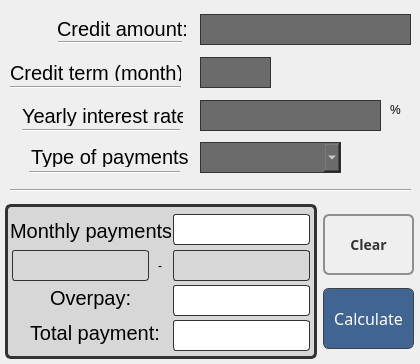
<?xml version="1.0" encoding="UTF-8"?>
<ui version="4.0">
 <class>Credit</class>
 <widget class="QWidget" name="Credit">
  <property name="geometry">
   <rect>
    <x>0</x>
    <y>0</y>
    <width>420</width>
    <height>364</height>
   </rect>
  </property>
  <property name="windowTitle">
   <string>Credit Calc</string>
  </property>
  <widget class="QLineEdit" name="creditAmount">
   <property name="geometry">
    <rect>
     <x>200</x>
     <y>14</y>
     <width>211</width>
     <height>31</height>
    </rect>
   </property>
   <property name="styleSheet">
    <string notr="true">    color: white; /* Цвет текста */
    background-color: #6b6b6b; /* Фоновый цвет */
    font-size: 20pt; /* Размер шрифта */
    padding: 6px; /* Внутренние отступы */
    border: 1px solid #333; /* Граница вокруг QLabel */</string>
   </property>
  </widget>
  <widget class="QLabel" name="creditAmountText">
   <property name="geometry">
    <rect>
     <x>57</x>
     <y>21</y>
     <width>131</width>
     <height>16</height>
    </rect>
   </property>
   <property name="styleSheet">
    <string notr="true">font-size: 20px; /* Размер шрифта */</string>
   </property>
   <property name="text">
    <string>Credit amount:</string>
   </property>
  </widget>
  <widget class="QLabel" name="creditTermText">
   <property name="geometry">
    <rect>
     <x>10</x>
     <y>65</y>
     <width>171</width>
     <height>16</height>
    </rect>
   </property>
   <property name="styleSheet">
    <string notr="true">font-size: 20px; /* Размер шрифта */</string>
   </property>
   <property name="text">
    <string>Credit term (month):</string>
   </property>
  </widget>
  <widget class="QLabel" name="interestRateText">
   <property name="geometry">
    <rect>
     <x>22</x>
     <y>105</y>
     <width>161</width>
     <height>21</height>
    </rect>
   </property>
   <property name="styleSheet">
    <string notr="true">font-size: 20px; /* Размер шрифта */</string>
   </property>
   <property name="text">
    <string>Yearly interest rate:</string>
   </property>
  </widget>
  <widget class="QLabel" name="paymentTypeText">
   <property name="geometry">
    <rect>
     <x>31</x>
     <y>146</y>
     <width>161</width>
     <height>21</height>
    </rect>
   </property>
   <property name="styleSheet">
    <string notr="true">font-size: 20px; /* Размер шрифта */</string>
   </property>
   <property name="text">
    <string>Type of payments</string>
   </property>
  </widget>
  <widget class="QLineEdit" name="creditTerm">
   <property name="geometry">
    <rect>
     <x>200</x>
     <y>57</y>
     <width>71</width>
     <height>31</height>
    </rect>
   </property>
   <property name="styleSheet">
    <string notr="true">    color: white; /* Цвет текста */
    background-color: #6b6b6b; /* Фоновый цвет */
    font-size: 20pt; /* Размер шрифта */
    padding: 6px; /* Внутренние отступы */
    border: 1px solid #333; </string>
   </property>
  </widget>
  <widget class="QLineEdit" name="interestRate">
   <property name="geometry">
    <rect>
     <x>200</x>
     <y>100</y>
     <width>181</width>
     <height>31</height>
    </rect>
   </property>
   <property name="styleSheet">
    <string notr="true">    color: white; /* Цвет текста */
    background-color: #6b6b6b; /* Фоновый цвет */
    font-size: 20pt; /* Размер шрифта */
    padding: 6px; /* Внутренние отступы */
    border: 1px solid #333; </string>
   </property>
  </widget>
  <widget class="QLabel" name="percentText">
   <property name="geometry">
    <rect>
     <x>390</x>
     <y>100</y>
     <width>16</width>
     <height>20</height>
    </rect>
   </property>
   <property name="text">
    <string>%</string>
   </property>
  </widget>
  <widget class="QComboBox" name="paymentType">
   <property name="geometry">
    <rect>
     <x>200</x>
     <y>142</y>
     <width>141</width>
     <height>31</height>
    </rect>
   </property>
   <property name="styleSheet">
    <string notr="true">    color: white; /* Цвет текста */
    background-color: #6b6b6b; /* Фоновый цвет */
    font-size: 15pt; /* Размер шрифта */
    padding: 4px; /* Внутренние отступы */
    border: 1px solid #333; </string>
   </property>
  </widget>
  <widget class="Line" name="line">
   <property name="geometry">
    <rect>
     <x>10</x>
     <y>180</y>
     <width>401</width>
     <height>21</height>
    </rect>
   </property>
   <property name="orientation">
    <enum>Qt::Horizontal</enum>
   </property>
  </widget>
  <widget class="QLabel" name="monthlyPaymentsText">
   <property name="geometry">
    <rect>
     <x>10</x>
     <y>215</y>
     <width>161</width>
     <height>31</height>
    </rect>
   </property>
   <property name="styleSheet">
    <string notr="true">font-size: 20px; /* Размер шрифта */</string>
   </property>
   <property name="text">
    <string>Monthly payments:</string>
   </property>
  </widget>
  <widget class="QLabel" name="overpayText">
   <property name="geometry">
    <rect>
     <x>50</x>
     <y>282</y>
     <width>121</width>
     <height>31</height>
    </rect>
   </property>
   <property name="styleSheet">
    <string notr="true">font-size: 20px; /* Размер шрифта */</string>
   </property>
   <property name="text">
    <string>Overpay:</string>
   </property>
  </widget>
  <widget class="QLabel" name="totalPaymentText">
   <property name="geometry">
    <rect>
     <x>30</x>
     <y>317</y>
     <width>141</width>
     <height>31</height>
    </rect>
   </property>
   <property name="styleSheet">
    <string notr="true">font-size: 20px; /* Размер шрифта */</string>
   </property>
   <property name="text">
    <string>Total payment:</string>
   </property>
  </widget>
  <widget class="QPushButton" name="pushButton_clear">
   <property name="geometry">
    <rect>
     <x>323</x>
     <y>214</y>
     <width>91</width>
     <height>61</height>
    </rect>
   </property>
   <property name="font">
    <font>
     <family>Osaka</family>
     <pointsize>-1</pointsize>
     <italic>false</italic>
     <bold>true</bold>
    </font>
   </property>
   <property name="styleSheet">
    <string notr="true">QPushButton {
    /* Основные настройки */
    border: 2px solid #8f8f91;
    border-radius: 6px;
    background-color: qlineargradient(x1:0, y1:0, x2:0, y2:1,
                                      stop:0 #f6f7fa, stop:1 #dadbde);
    min-width: 20px;
    min-height: 10px;

    /* Текст и шрифт */
    color: #333;
    font: bold 14px;
    padding: 6px;
}

QPushButton:hover {
    /* Изменения при наведении курсора */
    border: 2px solid #FF7832;
    background-color: qlineargradient(x1:0, y1:0, x2:0, y2:1,
                                      stop:0 #dadbde, stop:1 #FF9739);
}

QPushButton:pressed, QPushButton:checked {
    /* Изменения при нажатии */
    background-color: qlineargradient(x1:0, y1:0, x2:0, y2:1,
                                      stop:0 #FF7832, stop:1 #FF9739);
    color: white;
}

</string>
   </property>
   <property name="text">
    <string>Clear</string>
   </property>
  </widget>
  <widget class="QPushButton" name="pushButton_calculate">
   <property name="geometry">
    <rect>
     <x>323</x>
     <y>288</y>
     <width>91</width>
     <height>61</height>
    </rect>
   </property>
   <property name="font">
    <font>
     <family>Osaka</family>
     <pointsize>-1</pointsize>
     <italic>false</italic>
    </font>
   </property>
   <property name="styleSheet">
    <string notr="true">QPushButton {
    background-color: #406592; 
    color: white; /* Белый текст */
    border-radius: 6px; /* Слегка скругленные углы */
    font-size: 16px; /* Размер шрифта */
    border: 1px solid #404040; /* Тонкая граница */
    text-align: center; /* Выравнивание текста */
}

QPushButton:hover {
    background-color: #72aad6; /* Немного светлее при наведении */
}

QPushButton:pressed {
    background-color: #707070; /* Чуть темнее при нажатии */
    border: 1px solid #303030; /* Темнее граница при нажатии */
}
</string>
   </property>
   <property name="text">
    <string>Calculate</string>
   </property>
  </widget>
  <widget class="QLabel" name="background_grey">
   <property name="geometry">
    <rect>
     <x>5</x>
     <y>204</y>
     <width>312</width>
     <height>155</height>
    </rect>
   </property>
   <property name="font">
    <font>
     <family>Digital-7</family>
     <pointsize>30</pointsize>
    </font>
   </property>
   <property name="autoFillBackground">
    <bool>false</bool>
   </property>
   <property name="styleSheet">
    <string notr="true">QLabel {
	qproperty-alignment: 'AlignVCenter | AlignRight';
    color: white; /* Цвет текста */
    background-color: rgb(215, 215, 215); /* Фоновый цвет */
    font-family: 'Digital-7', Monospace; /* Шрифты */
    font-size: 30pt; /* Размер шрифта */
    padding: 8px; /* Внутренние отступы */
    border: 3px solid #333; /* Граница вокруг QLabel */
	border-radius: 6px; /* Скругление углов */
}
</string>
   </property>
   <property name="text">
    <string/>
   </property>
   <property name="wordWrap">
    <bool>true</bool>
   </property>
  </widget>
  <widget class="QLabel" name="monthlyPayments_show">
   <property name="geometry">
    <rect>
     <x>173</x>
     <y>214</y>
     <width>137</width>
     <height>31</height>
    </rect>
   </property>
   <property name="font">
    <font>
     <family>Osaka</family>
     <pointsize>15</pointsize>
    </font>
   </property>
   <property name="styleSheet">
    <string notr="true">QLabel {
	qproperty-alignment: 'AlignVCenter | AlignRight';
    color: black; /* Цвет текста */
    background-color: white; /* Фоновый цвет */
	border-radius: 3px; 
    font-size: 15pt; /* Размер шрифта */
    padding: 3px; /* Внутренние отступы */
    border: 1px solid #333; /* Граница вокруг QLabel */
}
</string>
   </property>
   <property name="text">
    <string/>
   </property>
   <property name="wordWrap">
    <bool>true</bool>
   </property>
  </widget>
  <widget class="QLabel" name="overpay_show">
   <property name="geometry">
    <rect>
     <x>173</x>
     <y>285</y>
     <width>137</width>
     <height>31</height>
    </rect>
   </property>
   <property name="font">
    <font>
     <family>Osaka</family>
     <pointsize>15</pointsize>
    </font>
   </property>
   <property name="styleSheet">
    <string notr="true">QLabel {
	qproperty-alignment: 'AlignVCenter | AlignRight';
    color: black; /* Цвет текста */
    background-color: white; /* Фоновый цвет */
	border-radius: 3px; 
    font-size: 15pt; /* Размер шрифта */
    padding: 3px; /* Внутренние отступы */
    border: 1px solid #333; /* Граница вокруг QLabel */
}
</string>
   </property>
   <property name="text">
    <string/>
   </property>
   <property name="wordWrap">
    <bool>true</bool>
   </property>
  </widget>
  <widget class="QLabel" name="totalPayment_show">
   <property name="geometry">
    <rect>
     <x>173</x>
     <y>320</y>
     <width>137</width>
     <height>31</height>
    </rect>
   </property>
   <property name="font">
    <font>
     <family>Osaka</family>
     <pointsize>15</pointsize>
    </font>
   </property>
   <property name="styleSheet">
    <string notr="true">QLabel {
	qproperty-alignment: 'AlignVCenter | AlignRight';
    color: black; /* Цвет текста */
    background-color: white; /* Фоновый цвет */
	border-radius: 3px; 
    font-size: 15pt; /* Размер шрифта */
    padding: 3px; /* Внутренние отступы */
    border: 1px solid #333; /* Граница вокруг QLabel */
}
</string>
   </property>
   <property name="text">
    <string/>
   </property>
   <property name="wordWrap">
    <bool>true</bool>
   </property>
  </widget>
  <widget class="Line" name="line_2">
   <property name="geometry">
    <rect>
     <x>29</x>
     <y>162</y>
     <width>151</width>
     <height>20</height>
    </rect>
   </property>
   <property name="orientation">
    <enum>Qt::Horizontal</enum>
   </property>
  </widget>
  <widget class="Line" name="line_3">
   <property name="geometry">
    <rect>
     <x>22</x>
     <y>120</y>
     <width>158</width>
     <height>20</height>
    </rect>
   </property>
   <property name="orientation">
    <enum>Qt::Horizontal</enum>
   </property>
  </widget>
  <widget class="Line" name="line_4">
   <property name="geometry">
    <rect>
     <x>10</x>
     <y>77</y>
     <width>171</width>
     <height>20</height>
    </rect>
   </property>
   <property name="orientation">
    <enum>Qt::Horizontal</enum>
   </property>
  </widget>
  <widget class="Line" name="line_5">
   <property name="geometry">
    <rect>
     <x>58</x>
     <y>32</y>
     <width>124</width>
     <height>20</height>
    </rect>
   </property>
   <property name="orientation">
    <enum>Qt::Horizontal</enum>
   </property>
  </widget>
  <widget class="QLabel" name="monthlyPayment1">
   <property name="geometry">
    <rect>
     <x>12</x>
     <y>250</y>
     <width>137</width>
     <height>31</height>
    </rect>
   </property>
   <property name="font">
    <font>
     <family>Osaka</family>
     <pointsize>15</pointsize>
    </font>
   </property>
   <property name="styleSheet">
    <string notr="true">QLabel {
	qproperty-alignment: 'AlignVCenter | AlignRight';
    color: black; /* Цвет текста */
    background-color: rgb(215, 215, 215); /* Фоновый цвет */
	border-radius: 3px; 
    font-size: 15pt; /* Размер шрифта */
    padding: 3px; /* Внутренние отступы */
    border: 1px solid #333; /* Граница вокруг QLabel */
}
</string>
   </property>
   <property name="text">
    <string/>
   </property>
   <property name="wordWrap">
    <bool>true</bool>
   </property>
  </widget>
  <widget class="QLabel" name="monthlyPayment2">
   <property name="geometry">
    <rect>
     <x>173</x>
     <y>250</y>
     <width>137</width>
     <height>31</height>
    </rect>
   </property>
   <property name="font">
    <font>
     <family>Osaka</family>
     <pointsize>15</pointsize>
    </font>
   </property>
   <property name="styleSheet">
    <string notr="true">QLabel {
	qproperty-alignment: 'AlignVCenter | AlignRight';
    color: black; /* Цвет текста */
    background-color: rgb(215, 215, 215); /* Фоновый цвет */
	border-radius: 3px; 
    font-size: 15pt; /* Размер шрифта */
    padding: 3px; /* Внутренние отступы */
    border: 1px solid #333; /* Граница вокруг QLabel */
}
</string>
   </property>
   <property name="text">
    <string/>
   </property>
   <property name="wordWrap">
    <bool>true</bool>
   </property>
  </widget>
  <widget class="QLabel" name="label">
   <property name="geometry">
    <rect>
     <x>158</x>
     <y>258</y>
     <width>21</width>
     <height>16</height>
    </rect>
   </property>
   <property name="text">
    <string>-</string>
   </property>
  </widget>
  <zorder>background_grey</zorder>
  <zorder>creditAmount</zorder>
  <zorder>creditAmountText</zorder>
  <zorder>creditTermText</zorder>
  <zorder>interestRateText</zorder>
  <zorder>paymentTypeText</zorder>
  <zorder>creditTerm</zorder>
  <zorder>interestRate</zorder>
  <zorder>percentText</zorder>
  <zorder>paymentType</zorder>
  <zorder>line</zorder>
  <zorder>monthlyPaymentsText</zorder>
  <zorder>overpayText</zorder>
  <zorder>totalPaymentText</zorder>
  <zorder>pushButton_clear</zorder>
  <zorder>pushButton_calculate</zorder>
  <zorder>monthlyPayments_show</zorder>
  <zorder>overpay_show</zorder>
  <zorder>totalPayment_show</zorder>
  <zorder>line_2</zorder>
  <zorder>line_3</zorder>
  <zorder>line_4</zorder>
  <zorder>line_5</zorder>
  <zorder>monthlyPayment1</zorder>
  <zorder>monthlyPayment2</zorder>
  <zorder>label</zorder>
 </widget>
 <resources/>
 <connections/>
</ui>
